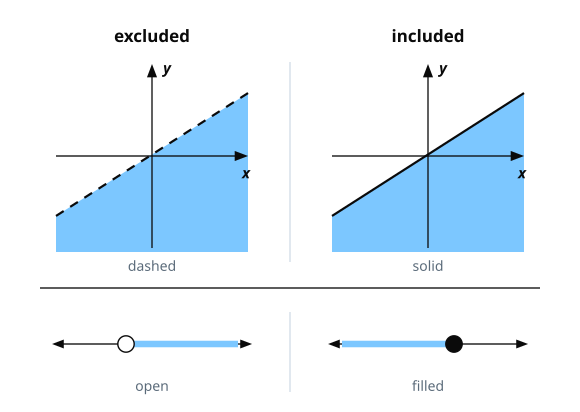

This chart was generated by the following Python code:
"""8.4 Graphing Inequalities. One convention, shown in both dimensions at once.

The lesson's hinge is that the open circle and the filled circle on a number line ARE
the dashed line and the solid line in the plane, one dimension apart. So the figure is
built as a 2x2 whose columns carry the meaning and whose rows carry the dimension.

    left column   boundary NOT a solution     dashed line   ·   open circle
    right column  boundary IS a solution      solid line    ·   filled circle

Both planes draw the SAME boundary at the SAME angle shading the SAME side. The only
difference anywhere in the top band is the dash. That is deliberate: if the two panels
differed in slope or in which side was shaded, a reader could attribute the excluded
boundary to one of those instead, and the figure would teach nothing. Same for the two
number lines, which differ only in whether the circle is hollow.

Style follows the marketing page's hero and manim/brand.py rather than the retired
blue-and-gold figure kit: near-black outlines at a real weight, flat unmodulated fills,
square corners (--radius is 0 on every Quantica surface), Space Grotesk labels. It is
static on purpose; the reasoning is at the bottom of this file.

No digits anywhere, letters only, so the figure cannot pre-solve a problem in the lesson.
"""
import sys, pathlib
sys.path.insert(0, str(pathlib.Path(__file__).resolve().parents[1]))
from manim import *
from manim_figs import Fig

# ── palette ────────────────────────────────────────────────────────────────────
# Ink is the marketing hero's own near-black. The fill is its sky. Both columns take
# the SAME fill on purpose, so the eye reads the dash and not the colour.
INK = "#0a0a0a"
SKY = "#7cc7ff"
PAPER = "#ffffff"
FAINT = "#5b6b7a"

W, H = 580, 412
PPU = 50.0
FW, FH = W / PPU, H / PPU

LX, RX = 152, 428            # centres of the two columns
PW, PH = 96, 92              # half-width and half-height of a plane panel
CY = 156                     # y of each plane's origin
NLY = 344                    # y of the number lines
NLR = 100                    # half-length of a number line

f = Fig(width=W, frame_width=FW, frame_height=FH, aria=(
    "Four panels in two columns. The left column is headed excluded and the right "
    "column is headed included. In the top row, two identical coordinate planes each "
    "carry the same straight boundary line with the whole region below it filled in. "
    "The left plane draws that boundary as a dashed line, so its own points are not "
    "solutions, and the right plane draws the same boundary as a solid line, so its "
    "points are solutions. In the bottom row, two number lines carry the same "
    "distinction one dimension down. The left one has a hollow circle with everything "
    "to its right shaded, and the right one has a solid filled circle with everything "
    "to its left shaded. Reading down a column, a dashed line and a hollow circle mean "
    "the same thing, and a solid line and a filled circle mean the same thing."))


def sp(x, y):
    return f.sp(x, y)


def tip(x, y, dx, dy, size=7.0, color=INK):
    """A small solid arrowhead pointing along (dx, dy), which is a unit vector."""
    px, py = -dy, dx
    return Polygon(sp(x, y),
                   sp(x - dx * size * 1.9 + px * size * 0.72,
                      y - dy * size * 1.9 + py * size * 0.72),
                   sp(x - dx * size * 1.9 - px * size * 0.72,
                      y - dy * size * 1.9 - py * size * 0.72),
                   color=color, fill_color=color, fill_opacity=1, stroke_width=0)


# ── the boundary, identical in both planes ─────────────────────────────────────
# Chosen to rise to the right and to miss the origin, so neither panel accidentally
# says anything about a boundary through the origin, which the lesson tests later.
# The wash goes BELOW the line. The audit caught the alternative: P5, two blocks
# after this figure, asks above-or-below on a rising boundary and its answer is
# above, so an above-washed figure would be a picture of that answer.
SLOPE = -0.64                # in pixel space, so negative pixel-y is up and to the right
BY0 = -1.5                   # pixel-y offset of the line at the panel centre


def bline(cx, t):
    """Point on the boundary at horizontal offset t from the panel centre."""
    return cx + t, CY + BY0 + SLOPE * t


for cx, dashed in ((LX, True), (RX, False)):
    xa, ya = bline(cx, -PW)
    xb, yb = bline(cx, PW)

    # 1. The half-plane, flat and unmodulated, painted first so the axes sit on top
    #    of it. It runs from the boundary down to the panel edge, which is how the
    #    picture says the region keeps going.
    f.add(Polygon(sp(xa, ya), sp(xb, yb), sp(cx + PW, CY + 96),
                  sp(cx - PW, CY + 96),
                  color=SKY, fill_color=SKY, fill_opacity=1, stroke_width=0))

    # 2. Axes, drawn over the fill so the frame of reference never disappears.
    f.add(Line(sp(cx - PW, CY), sp(cx + PW - 9, CY), color=INK, stroke_width=2.6))
    f.add(Line(sp(cx, CY + PH), sp(cx, CY - PH + 9), color=INK, stroke_width=2.6))
    f.add(tip(cx + PW, CY, 1, 0), tip(cx, CY - PH, 0, -1))
    f.label(sp(cx + PW - 2, CY + 17), "x", size=15, weight=700, color=INK, italic=True)
    f.label(sp(cx + 15, CY - PH + 4), "y", size=15, weight=700, color=INK, italic=True)

    # 3. The boundary, and the only thing the two panels do not share. It is drawn
    #    last so it sits above both the fill and the axes.
    f.add(DashedLine(sp(xa, ya), sp(xb, yb), color=INK, stroke_width=4.4,
                     dash_length=0.19, dashed_ratio=0.56)
          if dashed else
          Line(sp(xa, ya), sp(xb, yb), color=INK, stroke_width=4.4))


# ── the two number lines, differing only in the circle ─────────────────────────
DOT = 8.2
for cx, filled in ((LX, False), (RX, True)):
    mark = cx - 26 if not filled else cx + 26
    end = cx + NLR if not filled else cx - NLR

    # The bare line first, complete with both arrowheads, then the solution set as a
    # thick band laid OVER it in the same fill the region above uses. Painting the
    # band under the line instead leaves the ink stroke splitting it lengthwise, which
    # reads as a line with blue edges rather than as a stretch that is shaded.
    f.add(Line(sp(cx - NLR + 8, NLY), sp(cx + NLR - 8, NLY), color=INK, stroke_width=2.6))
    f.add(tip(cx + NLR, NLY, 1, 0, size=6.2), tip(cx - NLR, NLY, -1, 0, size=6.2))
    f.add(Line(sp(mark, NLY), sp(end - (14 if not filled else -14), NLY),
               color=SKY, stroke_width=13))
    f.add(Circle(radius=DOT / PPU, color=INK, stroke_width=2.8,
                 fill_color=(INK if filled else PAPER), fill_opacity=1)
          .move_to(sp(mark, NLY)))


# ── the rule between the bands, and the words ──────────────────────────────────
f.add(Line(sp(40, 288), sp(W - 40, 288), color=INK, stroke_width=2.6))
f.add(Line(sp(W / 2, 62), sp(W / 2, 262), color="#c3d2e0", stroke_width=2.0))
f.add(Line(sp(W / 2, 312), sp(W / 2, 392), color="#c3d2e0", stroke_width=2.0))

f.label(sp(LX, 36), "excluded", size=17, weight=700, color=INK)
f.label(sp(RX, 36), "included", size=17, weight=700, color=INK)
f.label(sp(LX, 266), "dashed", size=14, weight=500, color=FAINT)
f.label(sp(RX, 266), "solid", size=14, weight=500, color=FAINT)
f.label(sp(LX, 386), "open", size=14, weight=500, color=FAINT)
f.label(sp(RX, 386), "filled", size=14, weight=500, color=FAINT)


# ── why nothing moves here ─────────────────────────────────────────────────────
# This figure is deliberately static, unlike the chapter's other three. It is a
# side-by-side comparison, and the whole argument is that all four panels are on
# screen together: dashed sits above open, solid sits above filled, and the reader
# checks the columns against each other. An earlier cut had each boundary stroke
# draw on, staggered, which meant the right column was empty for the first stretch
# of every loop and a reader glancing at the wrong moment saw half an argument. A
# reveal also has the fill arriving before its own boundary, which is backwards from
# how the region is actually found. There is no motion here that teaches, so there
# is none.

print(f.write(str(pathlib.Path(__file__).parent / "fig_8_4.svg")))
